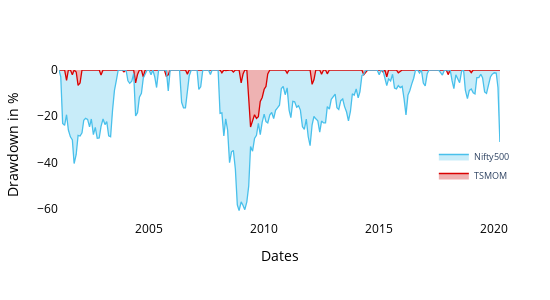
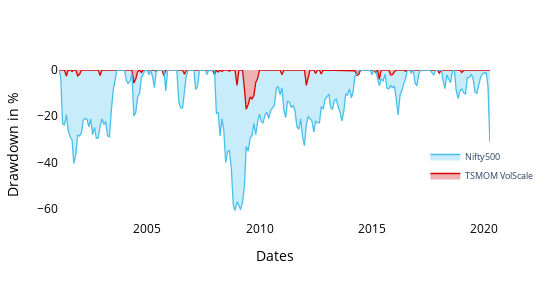

These figures' notebook cell, in order:
### Markdown cell above
## Plot the essentials!

- Drawdowns
- Monthly Returns Heatmap
- Cumulative Returns
- Annual Returns

### Code cell
# from importlib import reload
# reload(tsmom)
tsmom.underwater(strat_unlevered, nifty_m_rets,
                 width = 550, 
                 height = 300, 
                 online= False, 
                 range = [-65, 0],
                 plt_type= 'iplot', 
#                  filename= '/Users/Ravi/Desktop/Git/india-famafrench/docs/_static/IndUnderwaterUnLevered.html'
                )
tsmom.underwater(strat_levered, nifty_m_rets,
                 width = 550, 
                 height = 300, 
                 range = [-65, 0],
                 online= False, 
                 plt_type= 'iplot', 
#                  filename= '/Users/Ravi/Desktop/Git/india-famafrench/docs/_static/IndUnderwaterUnVol.html'
                )
# tsmom.underwater(nifty_m_rets, 
#                  width = 550, 
#                  height = 250, 
#                  online= False, 
#                  plt_type= 'plot', 
#                  filename= 'UnderwaterNSE500.html')
# tsmom.underwater(ew, plt_type= 'plot', filename= 'UnderwaterEW.html')

### Figure 1 — Plotly figure (JSON) as saved in the notebook; plotly's stock layout.template omitted (floating-point values rounded to 4 significant figures; data arrays with more than 128 entries replaced by an {"elided": "..."} marker saying what was removed)
{"data": [{"fill": "tonexty", "fillcolor": "rgba(200 2, 2, 0.3)", "line": {"color": "rgba(217, 2, 2, 1)", "dash": "solid", "width": 1.3}, "mode": "lines", "name": "TSMOM", "type": "scatter", "x": {"elided": "231 str values"}, "y": {"elided": "231 float values"}}, {"fill": "tonexty", "fillcolor": "rgba(73, 192, 235, 0.3)", "line": {"color": "rgba(73, 192, 235, 1)", "dash": "solid", "width": 1.3}, "mode": "lines", "name": "Nifty500", "type": "scatter", "x": {"elided": "231 str values"}, "y": {"elided": "231 float values"}}], "layout": {"height": 300, "hovermode": "x unified", "legend": {"bgcolor": "white", "font": {"size": 9}, "x": 0.85, "y": 0.2}, "margin": {"b": 80, "l": 50, "pad": 0, "r": 50, "t": 70}, "paper_bgcolor": "white", "plot_bgcolor": "white", "width": 550, "xaxis": {"color": "black", "hoverformat": "%A, %b %d %Y ", "showgrid": false, "showticklabels": true, "title": {"text": "Dates"}, "zeroline": true}, "yaxis": {"color": "black", "range": [-65, 0], "showgrid": false, "showticklabels": true, "title": {"text": "Drawdown in %"}, "zeroline": true}}}

### Figure 2 — Plotly figure (JSON) as saved in the notebook; plotly's stock layout.template omitted (floating-point values rounded to 4 significant figures; data arrays with more than 128 entries replaced by an {"elided": "..."} marker saying what was removed)
{"data": [{"fill": "tonexty", "fillcolor": "rgba(200 2, 2, 0.3)", "line": {"color": "rgba(217, 2, 2, 1)", "dash": "solid", "width": 1.3}, "mode": "lines", "name": "TSMOM VolScale", "type": "scatter", "x": {"elided": "231 str values"}, "y": {"elided": "231 float values"}}, {"fill": "tonexty", "fillcolor": "rgba(73, 192, 235, 0.3)", "line": {"color": "rgba(73, 192, 235, 1)", "dash": "solid", "width": 1.3}, "mode": "lines", "name": "Nifty500", "type": "scatter", "x": {"elided": "231 str values"}, "y": {"elided": "231 float values"}}], "layout": {"height": 300, "hovermode": "x unified", "legend": {"bgcolor": "white", "font": {"size": 9}, "x": 0.85, "y": 0.2}, "margin": {"b": 80, "l": 50, "pad": 0, "r": 50, "t": 70}, "paper_bgcolor": "white", "plot_bgcolor": "white", "width": 550, "xaxis": {"color": "black", "hoverformat": "%A, %b %d %Y ", "showgrid": false, "showticklabels": true, "title": {"text": "Dates"}, "zeroline": true}, "yaxis": {"color": "black", "range": [-65, 0], "showgrid": false, "showticklabels": true, "title": {"text": "Drawdown in %"}, "zeroline": true}}}
